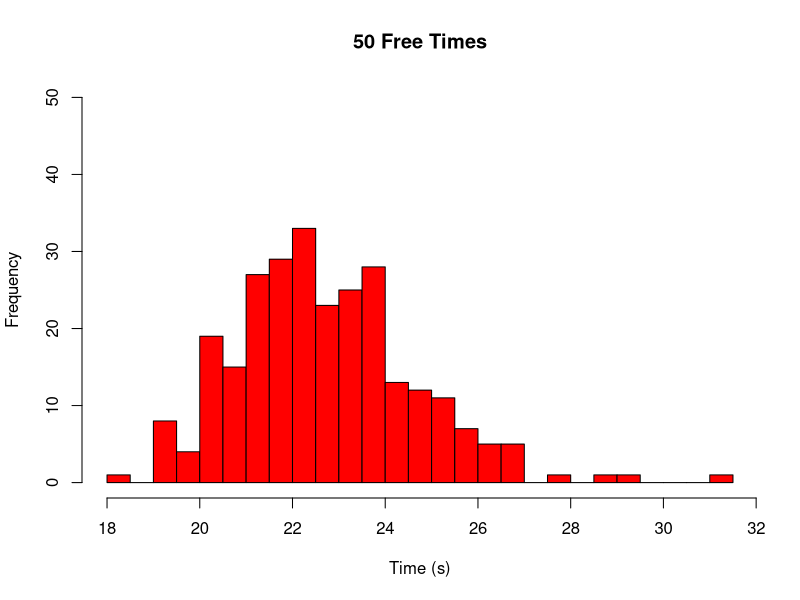
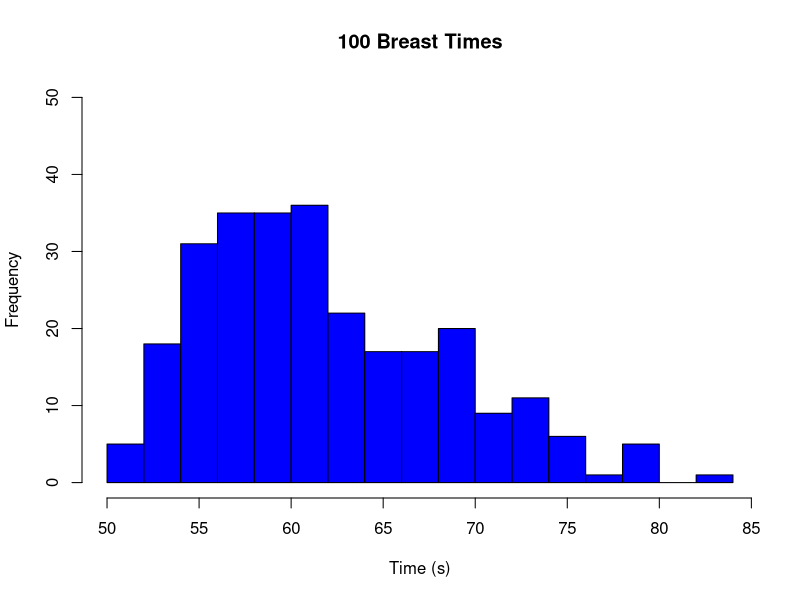
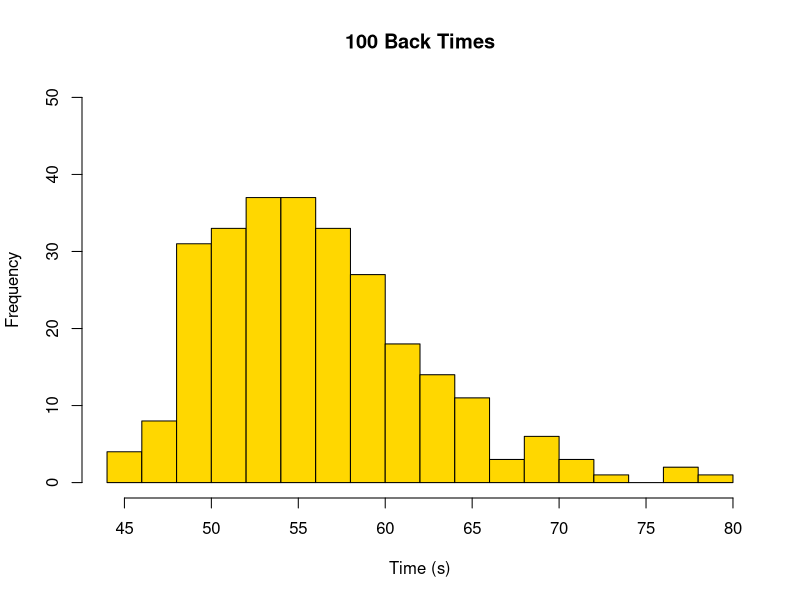
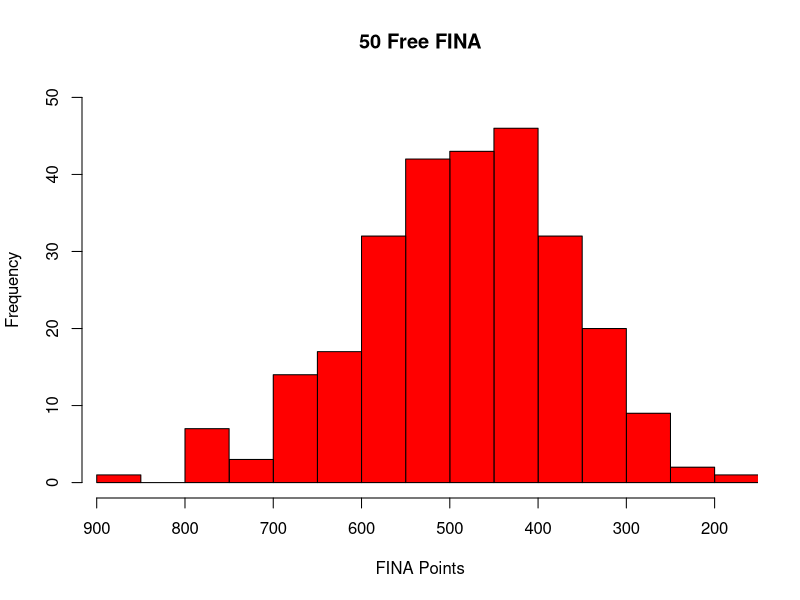
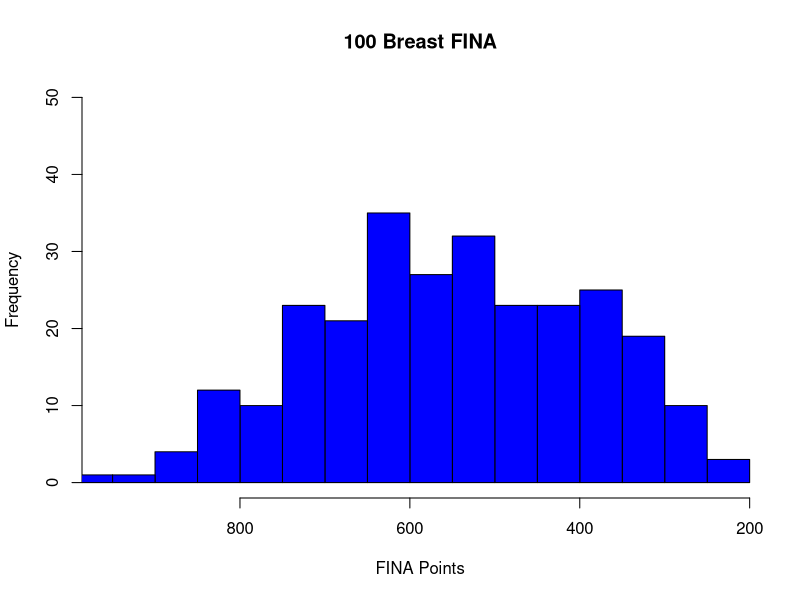
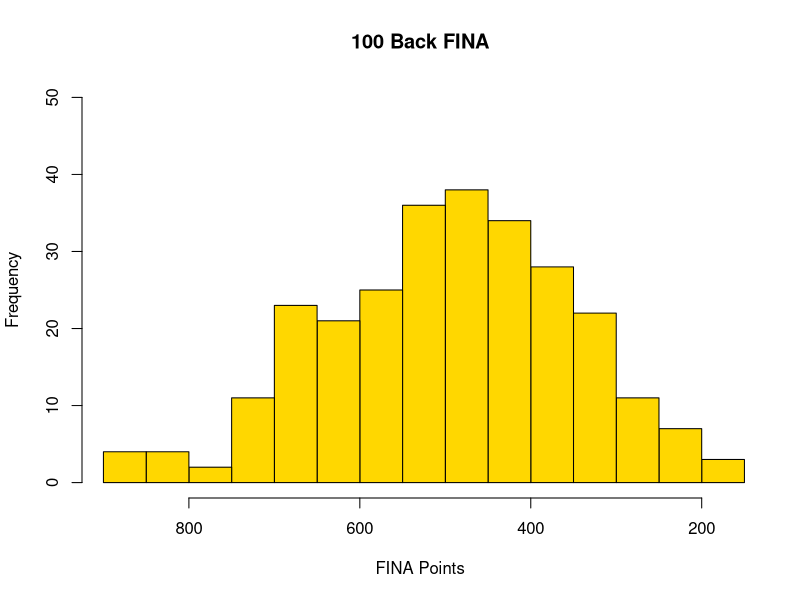
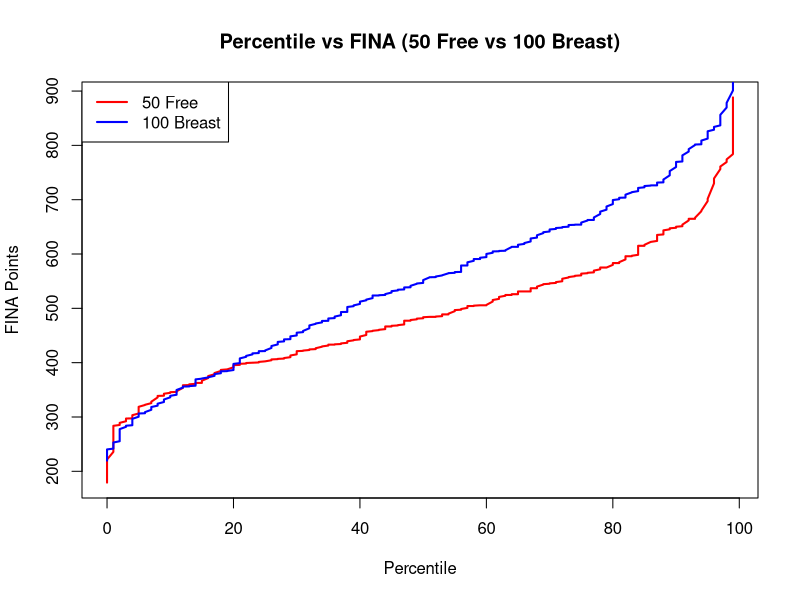
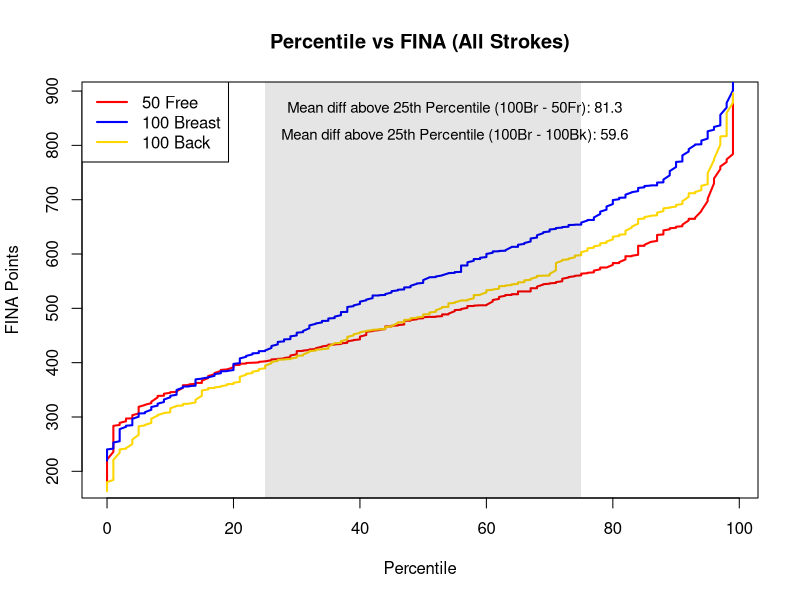

Reproduce these figures in R, in order.
data <- read.csv("All Valuable Data - test.csv.csv")
head(data)

library(dplyr)
library(tidyr)

long_data <- data %>%
  select(X50.Free.Time, X100.Br.Time, X100.Back.Time, Percentile) %>%
  pivot_longer(cols = c(X50.Free.Time, X100.Br.Time, X100.Back.Time),
               names_to = "event",
               values_to = "time")

long_data$time <- as.numeric(long_data$time)

N_counts <- c("X50.Free.Time" = 979, "X100.Br.Time" = 496, "X100.Back.Time" = 572)
N_ref <- N_counts["X50.Free.Time"]

# --- Times ---
# Use fixed ylim = 0 to 50
hist(as.numeric(data$X50.Free.Time),
     main = "50 Free Times", xlab = "Time (s)", col = "red", breaks = 20,
     ylim = c(0, 50))

hist(as.numeric(data$X100.Br.Time),
     main = "100 Breast Times", xlab = "Time (s)", col = "blue", breaks = 20,
     ylim = c(0, 50))

hist(as.numeric(data$X100.Back.Time),
     main = "100 Back Times", xlab = "Time (s)", col = "gold", breaks = 20,
     ylim = c(0, 50))


# --- FINA ---
# Reverse x axis with xlim
hist(data$X50.Free.FINA,
     main = "50 Free FINA", xlab = "FINA Points", col = "red", breaks = 20,
     ylim = c(0, 50),
     xlim = rev(range(data$X50.Free.FINA)))

hist(data$X100.Br.FINA,
     main = "100 Breast FINA", xlab = "FINA Points", col = "blue", breaks = 20,
     ylim = c(0, 50),
     xlim = rev(range(data$X100.Br.FINA)))

hist(data$X100.Bk.FINA,
     main = "100 Back FINA", xlab = "FINA Points", col = "gold", breaks = 20,
     ylim = c(0, 50),
     xlim = rev(range(data$X100.Bk.FINA)))

#Line comparison

plot(data$Percentile, data$X50.Free.FINA,
     type = "l", col = "red", lwd = 2,
     main = "Percentile vs FINA (50 Free vs 100 Breast)",
     xlab = "Percentile", ylab = "FINA Points")
lines(data$Percentile, data$X100.Br.FINA, col = "blue", lwd = 2)
legend("topleft", legend = c("50 Free", "100 Breast"),
       col = c("red", "blue"), lwd = 2)


# Mean difference
mean_diff_50free_br <- mean(data$X100.Br.FINA - data$X50.Free.FINA)
mean_diff_br_back <- mean(data$X100.Br.FINA - data$X100.Bk.FINA)

# Subset rows between 25th and 75th percentile
mid_range <- subset(data, Percentile >= 25 & Percentile <= 100)

# Compute mean differences
mean_diff_50free_br   <- mean(mid_range$X100.Br.FINA - mid_range$X50.Free.FINA)
mean_diff_50free_back <- mean(mid_range$X50.Free.FINA - mid_range$X100.Bk.FINA)
mean_diff_br_back     <- mean(mid_range$X100.Br.FINA - mid_range$X100.Bk.FINA)

# --- Plot ---
plot(data$Percentile, data$X50.Free.FINA,
     type = "l", col = "red", lwd = 2,
     main = "Percentile vs FINA (All Strokes)",
     xlab = "Percentile", ylab = "FINA Points")

lines(data$Percentile, data$X100.Br.FINA, col = "blue", lwd = 2)
lines(data$Percentile, data$X100.Bk.FINA, col = "gold", lwd = 2)

# Highlight 25th–75th percentile region
rect(25, par("usr")[3], 75, par("usr")[4], col = rgb(0,0,0,0.1), border = NA)

# Add legend
legend("topleft", legend = c("50 Free", "100 Breast", "100 Back"),
       col = c("red", "blue", "gold"), lwd = 2)

# --- Add text with mean differences ---
text(55, par("usr")[4] - 50, 
     labels = paste("Mean diff above 25th Percentile (100Br - 50Fr):", round(mean_diff_50free_br, 1)),
     col = "black", cex = 0.9)


text(55, par("usr")[4] - 100, 
     labels = paste("Mean diff above 25th Percentile (100Br - 100Bk):", round(mean_diff_br_back, 1)),
     col = "black", cex = 0.9)

# New get_score function based on percentile by rank
get_score <- function(event, time) {
  # Add a guard clause to handle missing time values
  if (is.na(time)) {
    return(NA)
  }

  # --- Get all times for the event ---
  event_times <- as.numeric(data[[event]])
  event_times <- event_times[!is.na(event_times)]
  
  fastest_time <- min(event_times)
  print(fastest_time)
  if (time < fastest_time || time == fastest_time) {
    # --- Handle Record-Breaking Swim ---
    
    # 1. Calculate the score for the PREVIOUS fastest time
    # Percentile for the fastest time in the database
    slower_swims_record <- sum(event_times > fastest_time)
    total_swims <- length(event_times)
    percentile_record <- (slower_swims_record / total_swims) * 100
    
    base_score_record <- percentile_record * 10
    
    k_record <- -2 * percentile_record + 200
    
    participation_bonus_record <- 0
    N_event <- N_counts[event]
    if (!is.na(N_event) && N_event > 0 && N_ref > 0) {
      participation_ratio <- N_ref / N_event
      if (participation_ratio > 1) {
        participation_bonus_record <- k_record * log(participation_ratio)
      }
    }
    score_record <- base_score_record + participation_bonus_record

    # 2. Calculate and add the user-specified bonus for the new record
    record_bonus <- ((time / fastest_time) - 1) * 100
    final_score <- score_record + record_bonus
    
  } else {
    # --- Handle Standard Swim ---
    slower_swims <- sum(event_times > time)
    total_swims <- length(event_times)
    percentile <- (slower_swims / total_swims) * 100
    
    base_score <- percentile * 10
    
    k <- -2 * percentile + 200
    
    participation_bonus <- 0
    N_event <- N_counts[event]
    if (!is.na(N_event) && N_event > 0 && N_ref > 0) {
      participation_ratio <- N_ref / N_event
      if (participation_ratio > 1) {
        participation_bonus <- k * log(participation_ratio)
      }
    }
    final_score <- base_score + participation_bonus
  }

  return(((final_score/1000)^3) * 1000 )
}

# placements go from 1 (best) to 270 (worst)
placements <- 1:270
percentiles <- 100 - (placements / 270 * 100)

# build a data frame with scores for each event
score_df <- data.frame(
  Percentile = percentiles,
  Free50 = sapply(placements, function(p) {
    time <- as.numeric(data$X50.Free.Time[p])
    get_score("X50.Free.Time", time)
  }),
  Br100 = sapply(placements, function(p) {
    time <- as.numeric(data$X100.Br.Time[p])
    get_score("X100.Br.Time", time)
  }),
  Back100 = sapply(placements, function(p) {
    time <- as.numeric(data$X100.Back.Time[p])
    get_score("X100.Back.Time", time)
  })
)

# plot the curves
plot(score_df$Percentile, score_df$Free50,
     type = "l", col = "red", lwd = 2,
     main = "Percentile vs New Score",
     xlab = "Percentile", ylab = "Score",
     ylim = range(score_df[, -1], na.rm = TRUE))

lines(score_df$Percentile, score_df$Br100, col = "blue", lwd = 2)
lines(score_df$Percentile, score_df$Back100, col = "gold", lwd = 2)

legend("topleft", legend = c("50 Free", "100 Breast", "100 Back"),
       col = c("red", "blue", "gold"), lwd = 2)

# --- Compute mean diffs in 25th–100th percentile range ---
mid_range <- subset(score_df, Percentile >= 25 & Percentile <= 100)

mean_diff_50free_br   <- mean(mid_range$Br100 - mid_range$Free50, na.rm = TRUE)
mean_diff_50free_back <- mean(mid_range$Back100 - mid_range$Free50, na.rm = TRUE)
mean_diff_br_back     <- mean(mid_range$Br100 - mid_range$Back100, na.rm = TRUE)

# --- Plot ---
plot(score_df$Percentile, score_df$Free50,
     type = "l", col = "red", lwd = 2,
     main = "Percentile vs New Score (All Strokes)",
     xlab = "Percentile", ylab = "Score",
     ylim = range(score_df[, -1], na.rm = TRUE))

lines(score_df$Percentile, score_df$Br100, col = "blue", lwd = 2)
lines(score_df$Percentile, score_df$Back100, col = "gold", lwd = 2)

# Highlight 25th–75th percentile region for context
rect(25, par("usr")[3], 75, par("usr")[4], col = rgb(0,0,0,0.1), border = NA)

# Legend
legend("topleft", legend = c("50 Free", "100 Breast", "100 Back"),
       col = c("red", "blue", "gold"), lwd = 2)

# --- Add mean difference annotations ---
text(55, par("usr")[4] - 50,
     labels = paste("Mean diff 100Br - 50Fr:", round(mean_diff_50free_br, 1)),
     col = "black", cex = 0.9)

text(55, par("usr")[4] - 100,
     labels = paste("Mean diff 100Br - 100Bk:", round(mean_diff_br_back, 1)),
     col = "black", cex = 0.9)
f <- function(x, A = 152.09, s = 392) {
  500 + A * tan((x - 500) / s)
}
get_score_from_data <- function(event, time) {
  if (is.na(time)) {
    return(NA)
  }

  event_times <- as.numeric(data[[event]])
  event_times <- event_times[!is.na(event_times)]
  
  fastest_time <- min(event_times)

  if (time < fastest_time || time == fastest_time
  ) {
    # --- Handle Record-Breaking Swim ---
    # Get the score of the fastest time
    slower_swims <- sum(event_times > fastest_time)
    total_swims <- length(event_times)
    percentile <- 100
    base_score <- percentile * 10
    k <- -2 * percentile + 200
    participation_bonus <- 0
    N_event <- N_counts[event]
    if (!is.na(N_event) && N_event > 0 && N_ref > 0) {
      participation_ratio <- N_ref / N_event
      if (participation_ratio > 1) {
        participation_bonus <- k * log(participation_ratio)
      }
    }
    score_at_fastest_time <- base_score + participation_bonus
    
    record_bonus <- ((fastest_time / time ) - 1) * 1000
    final_score <- score_at_fastest_time + record_bonus
    
  } else {
    slower_swims <- sum(event_times > time)
    total_swims <- length(event_times)
    percentile <- (slower_swims / total_swims) * 100

    # The user wants to cap the percentile at 99.999...
    percentile <- pmin(99.9999999, percentile)

    base_score <- percentile * 10
    
    k <- -2 * percentile + 200
    
    participation_bonus <- 0
    N_event <- N_counts[event]
    if (!is.na(N_event) && N_event > 0 && N_ref > 0) {
      participation_ratio <- N_ref / N_event
      if (participation_ratio > 1) {
        participation_bonus <- k * log(participation_ratio)
      }
    }
    final_score <- base_score + participation_bonus
  }
  
  final_score <- f(pmax(0, final_score))
  
  return(final_score)
}

score_df_from_data <- data.frame(
  Free50 = sapply(data$X50.Free.Time, function(time) {
    get_score_from_data("X50.Free.Time", time)
  }),
  Br100 = sapply(data$X100.Br.Time, function(time) {
    get_score_from_data("X100.Br.Time", time)
  }),
  Back100 = sapply(data$X100.Back.Time, function(time) {
    get_score_from_data("X100.Back.Time", time)
  })
)

# Scatter plot for 50 Free
clean_data_free <- na.omit(data.frame(time = data$X50.Free.Time, score = score_df_from_data$Free50))
plot(clean_data_free$time, clean_data_free$score,
     main = "50 Free: Time vs. Score from Data",
     xlab = "Time (s)",
     ylab = "Score",
     col = "red")

# Scatter plot for 100 Breast
clean_data_br <- na.omit(data.frame(time = data$X100.Br.Time, score = score_df_from_data$Br100))
plot(clean_data_br$time, clean_data_br$score,
     main = "100 Breast: Time vs. Score from Data",
     xlab = "Time (s)",
     ylab = "Score",
     col = "blue")

# Scatter plot for 100 Back
clean_data_back <- na.omit(data.frame(time = data$X100.Back.Time, score = score_df_from_data$Back100))
plot(clean_data_back$time, clean_data_back$score,
     main = "100 Back: Time vs. Score from Data",
     xlab = "Time (s)",
     ylab = "Score",
     col = "gold")

percentiles_for_plot <- seq(0, 100, by = 1)

score_df_from_data_percentile <- data.frame(
  Percentile = percentiles_for_plot,
  Free50 = sapply(percentiles_for_plot, function(p) {
    time <- quantile(data$X50.Free.Time, probs = (100-p)/100, na.rm = TRUE)
    get_score_from_data("X50.Free.Time", time)
  }),
  Br100 = sapply(percentiles_for_plot, function(p) {
    time <- quantile(data$X100.Br.Time, probs = (100-p)/100, na.rm = TRUE)
    get_score_from_data("X100.Br.Time", time)
  }),
  Back100 = sapply(percentiles_for_plot, function(p) {
    time <- quantile(data$X100.Back.Time, probs = (100-p)/100, na.rm = TRUE)
    get_score_from_data("X100.Back.Time", time)
  })
)

# plot the curves
plot(score_df_from_data_percentile$Percentile, score_df_from_data_percentile$Free50,
     type = "l", col = "red", lwd = 2,
     main = "Percentile vs Score from Data",
     xlab = "Percentile", ylab = "Score",
     ylim = range(score_df_from_data_percentile[, -1], na.rm = TRUE))

lines(score_df_from_data_percentile$Percentile, score_df_from_data_percentile$Br100, col = "blue", lwd = 2)
lines(score_df_from_data_percentile$Percentile, score_df_from_data_percentile$Back100, col = "gold", lwd = 2)

legend("topleft", legend = c("50 Free", "100 Breast", "100 Back"),
       col = c("red", "blue", "gold"), lwd = 2)

mid_range_from_data <- subset(score_df_from_data_percentile, Percentile >= 25 & Percentile <= 100)

mean_diff_from_data_50free_br   <- mean(mid_range_from_data$Br100 - mid_range_from_data$Free50, na.rm = TRUE)
mean_diff_from_data_br_back     <- mean(mid_range_from_data$Br100 - mid_range_from_data$Back100, na.rm = TRUE)

text(55, par("usr")[4] - 50,
     labels = paste("Mean diff 100Br - 50Fr:", round(mean_diff_from_data_50free_br, 1)),
     col = "black", cex = 0.9)

text(55, par("usr")[4] - 100,
     labels = paste("Mean diff 100Br - 100Bk:", round(mean_diff_from_data_br_back, 1)),
     col = "black", cex = 0.9)